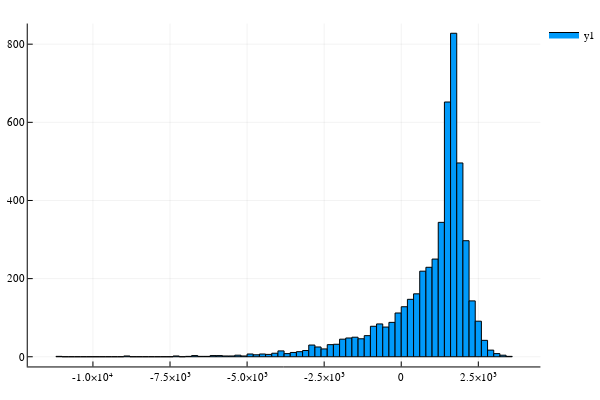

Notebook source saved alongside this figure:
### Code cell
# Strategy: invest the same amount every day, sell it when it hits cagr of 10%. or a maximum of 1000 days
function simulate()
    runs::Int = 5000
    wallets::Vector{Float64} = Vector{Float64}(undef, runs)
    
    rateThreshold::Float64 = .1; investDays::Int = 365*3; redeemDays::Int=365; days = investDays + redeemDays; 
    μ::Float64=.1; σ::Float64=.3; ll = FastList{Tuple{Int, Float64, Float64}}(investDays+redeemDays+1000);
    s::Union{Vector{Float64}, Nothing}=Vector{Float64}(undef, days); 
        ϕ::Union{Vector{Float64}, Nothing}=Vector{Float64}(undef, days); dist::Union{Normal{Float64}, Nothing}=Normal(0, 1);
    
    for run::Int in 1:runs
        s = weiner(days, μ, σ, s, ϕ, dist)
        wallets[run] = oneRun(rateThreshold, investDays, redeemDays,ll, s)
        reset!(ll)
    end
    histogram(wallets)
    
end

function oneRun(rateThreshold::Float64, investDays::Int, redeemDays::Int, ll::FastList{Tuple{Int, Float64, Float64}}, 
        s::Union{Vector{Float64}, Nothing}=nothing)
    days::Int = investDays+redeemDays
    amount::Int = 100
    
    minWallet = 0
    wallet::Float64 = 0
    for day::Int in 1:days
        for node in ll
            (d::Int, price::Float64, num::Float64) = node.data
            rate::Float64 = r(price, s[day], (day-d)/365.0)
            if rate > rateThreshold
                wallet += s[day]*num
                del(ll, node)
#                 daysToRedeem[d] = day-d
            end
        end
        if day <= investDays
            wallet -= amount
            push!(ll, (day, s[day], amount/s[day]))
        end
        minWallet = min(wallet, minWallet)
    end
    # dispose all the stocks
    for node in ll
        (d::Int, price::Float64, num::Float64) = node.data
        wallet += s[end]*num
    end
#     display(plot(fit(Histogram, daysToRedeem, 0:10)))
    return wallet
end
ll = FastList{Tuple{Int, Float64}}(4000)
# oneRun(0.1, 3, 3, .1, .2, ll)
@time simulate()

### Figure 1 — Plotly figure (JSON) as saved in the notebook; plotly's stock layout.template omitted (floating-point values rounded to 4 significant figures)
{"data": [{"fill": "tozeroy", "fillcolor": "rgba(0, 154, 250, 1.000)", "legendgroup": "y1", "line": {"color": "rgba(0, 0, 0, 1)", "dash": "solid", "width": 1}, "mode": "lines", "name": "y1", "showlegend": true, "type": "scatter", "x": [-11200, -11200, -11000, -11000, -11200, -11200], "xaxis": "x", "y": [1, 0, 0, 1, 1, 1], "yaxis": "y"}, {"fill": "tozeroy", "fillcolor": "rgba(0, 154, 250, 1.000)", "legendgroup": "y1", "line": {"color": "rgba(0, 0, 0, 1)", "dash": "solid", "width": 1}, "mode": "lines", "name": "y1", "showlegend": false, "type": "scatter", "x": [-11000, -11000, -10800, -10800, -11000, -11000], "xaxis": "x", "y": [0, 0, 0, 0, 0, 0], "yaxis": "y"}, {"fill": "tozeroy", "fillcolor": "rgba(0, 154, 250, 1.000)", "legendgroup": "y1", "line": {"color": "rgba(0, 0, 0, 1)", "dash": "solid", "width": 1}, "mode": "lines", "name": "y1", "showlegend": false, "type": "scatter", "x": [-10800, -10800, -10600, -10600, -10800, -10800], "xaxis": "x", "y": [0, 0, 0, 0, 0, 0], "yaxis": "y"}, {"fill": "tozeroy", "fillcolor": "rgba(0, 154, 250, 1.000)", "legendgroup": "y1", "line": {"color": "rgba(0, 0, 0, 1)", "dash": "solid", "width": 1}, "mode": "lines", "name": "y1", "showlegend": false, "type": "scatter", "x": [-10600, -10600, -10400, -10400, -10600, -10600], "xaxis": "x", "y": [0, 0, 0, 0, 0, 0], "yaxis": "y"}, {"fill": "tozeroy", "fillcolor": "rgba(0, 154, 250, 1.000)", "legendgroup": "y1", "line": {"color": "rgba(0, 0, 0, 1)", "dash": "solid", "width": 1}, "mode": "lines", "name": "y1", "showlegend": false, "type": "scatter", "x": [-10400, -10400, -10200, -10200, -10400, -10400], "xaxis": "x", "y": [0, 0, 0, 0, 0, 0], "yaxis": "y"}, {"fill": "tozeroy", "fillcolor": "rgba(0, 154, 250, 1.000)", "legendgroup": "y1", "line": {"color": "rgba(0, 0, 0, 1)", "dash": "solid", "width": 1}, "mode": "lines", "name": "y1", "showlegend": false, "type": "scatter", "x": [-10200, -10200, -10000, -10000, -10200, -10200], "xaxis": "x", "y": [0, 0, 0, 0, 0, 0], "yaxis": "y"}, {"fill": "tozeroy", "fillcolor": "rgba(0, 154, 250, 1.000)", "legendgroup": "y1", "line": {"color": "rgba(0, 0, 0, 1)", "dash": "solid", "width": 1}, "mode": "lines", "name": "y1", "showlegend": false, "type": "scatter", "x": [-10000, -10000, -9800, -9800, -10000, -10000], "xaxis": "x", "y": [0, 0, 0, 0, 0, 0], "yaxis": "y"}, {"fill": "tozeroy", "fillcolor": "rgba(0, 154, 250, 1.000)", "legendgroup": "y1", "line": {"color": "rgba(0, 0, 0, 1)", "dash": "solid", "width": 1}, "mode": "lines", "name": "y1", "showlegend": false, "type": "scatter", "x": [-9800, -9800, -9600, -9600, -9800, -9800], "xaxis": "x", "y": [0, 0, 0, 0, 0, 0], "yaxis": "y"}, {"fill": "tozeroy", "fillcolor": "rgba(0, 154, 250, 1.000)", "legendgroup": "y1", "line": {"color": "rgba(0, 0, 0, 1)", "dash": "solid", "width": 1}, "mode": "lines", "name": "y1", "showlegend": false, "type": "scatter", "x": [-9600, -9600, -9400, -9400, -9600, -9600], "xaxis": "x", "y": [0, 0, 0, 0, 0, 0], "yaxis": "y"}, {"fill": "tozeroy", "fillcolor": "rgba(0, 154, 250, 1.000)", "legendgroup": "y1", "line": {"color": "rgba(0, 0, 0, 1)", "dash": "solid", "width": 1}, "mode": "lines", "name": "y1", "showlegend": false, "type": "scatter", "x": [-9400, -9400, -9200, -9200, -9400, -9400], "xaxis": "x", "y": [0, 0, 0, 0, 0, 0], "yaxis": "y"}, {"fill": "tozeroy", "fillcolor": "rgba(0, 154, 250, 1.000)", "legendgroup": "y1", "line": {"color": "rgba(0, 0, 0, 1)", "dash": "solid", "width": 1}, "mode": "lines", "name": "y1", "showlegend": false, "type": "scatter", "x": [-9200, -9200, -9000, -9000, -9200, -9200], "xaxis": "x", "y": [0, 0, 0, 0, 0, 0], "yaxis": "y"}, {"fill": "tozeroy", "fillcolor": "rgba(0, 154, 250, 1.000)", "legendgroup": "y1", "line": {"color": "rgba(0, 0, 0, 1)", "dash": "solid", "width": 1}, "mode": "lines", "name": "y1", "showlegend": false, "type": "scatter", "x": [-9000, -9000, -8800, -8800, -9000, -9000], "xaxis": "x", "y": [2, 0, 0, 2, 2, 2], "yaxis": "y"}, {"fill": "tozeroy", "fillcolor": "rgba(0, 154, 250, 1.000)", "legendgroup": "y1", "line": {"color": "rgba(0, 0, 0, 1)", "dash": "solid", "width": 1}, "mode": "lines", "name": "y1", "showlegend": false, "type": "scatter", "x": [-8800, -8800, -8600, -8600, -8800, -8800], "xaxis": "x", "y": [0, 0, 0, 0, 0, 0], "yaxis": "y"}, {"fill": "tozeroy", "fillcolor": "rgba(0, 154, 250, 1.000)", "legendgroup": "y1", "line": {"color": "rgba(0, 0, 0, 1)", "dash": "solid", "width": 1}, "mode": "lines", "name": "y1", "showlegend": false, "type": "scatter", "x": [-8600, -8600, -8400, -8400, -8600, -8600], "xaxis": "x", "y": [0, 0, 0, 0, 0, 0], "yaxis": "y"}, {"fill": "tozeroy", "fillcolor": "rgba(0, 154, 250, 1.000)", "legendgroup": "y1", "line": {"color": "rgba(0, 0, 0, 1)", "dash": "solid", "width": 1}, "mode": "lines", "name": "y1", "showlegend": false, "type": "scatter", "x": [-8400, -8400, -8200, -8200, -8400, -8400], "xaxis": "x", "y": [0, 0, 0, 0, 0, 0], "yaxis": "y"}, {"fill": "tozeroy", "fillcolor": "rgba(0, 154, 250, 1.000)", "legendgroup": "y1", "line": {"color": "rgba(0, 0, 0, 1)", "dash": "solid", "width": 1}, "mode": "lines", "name": "y1", "showlegend": false, "type": "scatter", "x": [-8200, -8200, -8000, -8000, -8200, -8200], "xaxis": "x", "y": [0, 0, 0, 0, 0, 0], "yaxis": "y"}, {"fill": "tozeroy", "fillcolor": "rgba(0, 154, 250, 1.000)", "legendgroup": "y1", "line": {"color": "rgba(0, 0, 0, 1)", "dash": "solid", "width": 1}, "mode": "lines", "name": "y1", "showlegend": false, "type": "scatter", "x": [-8000, -8000, -7800, -7800, -8000, -8000], "xaxis": "x", "y": [0, 0, 0, 0, 0, 0], "yaxis": "y"}, {"fill": "tozeroy", "fillcolor": "rgba(0, 154, 250, 1.000)", "legendgroup": "y1", "line": {"color": "rgba(0, 0, 0, 1)", "dash": "solid", "width": 1}, "mode": "lines", "name": "y1", "showlegend": false, "type": "scatter", "x": [-7800, -7800, -7600, -7600, -7800, -7800], "xaxis": "x", "y": [0, 0, 0, 0, 0, 0], "yaxis": "y"}, {"fill": "tozeroy", "fillcolor": "rgba(0, 154, 250, 1.000)", "legendgroup": "y1", "line": {"color": "rgba(0, 0, 0, 1)", "dash": "solid", "width": 1}, "mode": "lines", "name": "y1", "showlegend": false, "type": "scatter", "x": [-7600, -7600, -7400, -7400, -7600, -7600], "xaxis": "x", "y": [0, 0, 0, 0, 0, 0], "yaxis": "y"}, {"fill": "tozeroy", "fillcolor": "rgba(0, 154, 250, 1.000)", "legendgroup": "y1", "line": {"color": "rgba(0, 0, 0, 1)", "dash": "solid", "width": 1}, "mode": "lines", "name": "y1", "showlegend": false, "type": "scatter", "x": [-7400, -7400, -7200, -7200, -7400, -7400], "xaxis": "x", "y": [2, 0, 0, 2, 2, 2], "yaxis": "y"}, {"fill": "tozeroy", "fillcolor": "rgba(0, 154, 250, 1.000)", "legendgroup": "y1", "line": {"color": "rgba(0, 0, 0, 1)", "dash": "solid", "width": 1}, "mode": "lines", "name": "y1", "showlegend": false, "type": "scatter", "x": [-7200, -7200, -7000, -7000, -7200, -7200], "xaxis": "x", "y": [0, 0, 0, 0, 0, 0], "yaxis": "y"}, {"fill": "tozeroy", "fillcolor": "rgba(0, 154, 250, 1.000)", "legendgroup": "y1", "line": {"color": "rgba(0, 0, 0, 1)", "dash": "solid", "width": 1}, "mode": "lines", "name": "y1", "showlegend": false, "type": "scatter", "x": [-7000, -7000, -6800, -6800, -7000, -7000], "xaxis": "x", "y": [1, 0, 0, 1, 1, 1], "yaxis": "y"}, {"fill": "tozeroy", "fillcolor": "rgba(0, 154, 250, 1.000)", "legendgroup": "y1", "line": {"color": "rgba(0, 0, 0, 1)", "dash": "solid", "width": 1}, "mode": "lines", "name": "y1", "showlegend": false, "type": "scatter", "x": [-6800, -6800, -6600, -6600, -6800, -6800], "xaxis": "x", "y": [3, 0, 0, 3, 3, 3], "yaxis": "y"}, {"fill": "tozeroy", "fillcolor": "rgba(0, 154, 250, 1.000)", "legendgroup": "y1", "line": {"color": "rgba(0, 0, 0, 1)", "dash": "solid", "width": 1}, "mode": "lines", "name": "y1", "showlegend": false, "type": "scatter", "x": [-6600, -6600, -6400, -6400, -6600, -6600], "xaxis": "x", "y": [1, 0, 0, 1, 1, 1], "yaxis": "y"}, {"fill": "tozeroy", "fillcolor": "rgba(0, 154, 250, 1.000)", "legendgroup": "y1", "line": {"color": "rgba(0, 0, 0, 1)", "dash": "solid", "width": 1}, "mode": "lines", "name": "y1", "showlegend": false, "type": "scatter", "x": [-6400, -6400, -6200, -6200, -6400, -6400], "xaxis": "x", "y": [1, 0, 0, 1, 1, 1], "yaxis": "y"}, {"fill": "tozeroy", "fillcolor": "rgba(0, 154, 250, 1.000)", "legendgroup": "y1", "line": {"color": "rgba(0, 0, 0, 1)", "dash": "solid", "width": 1}, "mode": "lines", "name": "y1", "showlegend": false, "type": "scatter", "x": [-6200, -6200, -6000, -6000, -6200, -6200], "xaxis": "x", "y": [3, 0, 0, 3, 3, 3], "yaxis": "y"}, {"fill": "tozeroy", "fillcolor": "rgba(0, 154, 250, 1.000)", "legendgroup": "y1", "line": {"color": "rgba(0, 0, 0, 1)", "dash": "solid", "width": 1}, "mode": "lines", "name": "y1", "showlegend": false, "type": "scatter", "x": [-6000, -6000, -5800, -5800, -6000, -6000], "xaxis": "x", "y": [3, 0, 0, 3, 3, 3], "yaxis": "y"}, {"fill": "tozeroy", "fillcolor": "rgba(0, 154, 250, 1.000)", "legendgroup": "y1", "line": {"color": "rgba(0, 0, 0, 1)", "dash": "solid", "width": 1}, "mode": "lines", "name": "y1", "showlegend": false, "type": "scatter", "x": [-5800, -5800, -5600, -5600, -5800, -5800], "xaxis": "x", "y": [2, 0, 0, 2, 2, 2], "yaxis": "y"}, {"fill": "tozeroy", "fillcolor": "rgba(0, 154, 250, 1.000)", "legendgroup": "y1", "line": {"color": "rgba(0, 0, 0, 1)", "dash": "solid", "width": 1}, "mode": "lines", "name": "y1", "showlegend": false, "type": "scatter", "x": [-5600, -5600, -5400, -5400, -5600, -5600], "xaxis": "x", "y": [2, 0, 0, 2, 2, 2], "yaxis": "y"}, {"fill": "tozeroy", "fillcolor": "rgba(0, 154, 250, 1.000)", "legendgroup": "y1", "line": {"color": "rgba(0, 0, 0, 1)", "dash": "solid", "width": 1}, "mode": "lines", "name": "y1", "showlegend": false, "type": "scatter", "x": [-5400, -5400, -5200, -5200, -5400, -5400], "xaxis": "x", "y": [4, 0, 0, 4, 4, 4], "yaxis": "y"}, {"fill": "tozeroy", "fillcolor": "rgba(0, 154, 250, 1.000)", "legendgroup": "y1", "line": {"color": "rgba(0, 0, 0, 1)", "dash": "solid", "width": 1}, "mode": "lines", "name": "y1", "showlegend": false, "type": "scatter", "x": [-5200, -5200, -5000, -5000, -5200, -5200], "xaxis": "x", "y": [2, 0, 0, 2, 2, 2], "yaxis": "y"}, {"fill": "tozeroy", "fillcolor": "rgba(0, 154, 250, 1.000)", "legendgroup": "y1", "line": {"color": "rgba(0, 0, 0, 1)", "dash": "solid", "width": 1}, "mode": "lines", "name": "y1", "showlegend": false, "type": "scatter", "x": [-5000, -5000, -4800, -4800, -5000, -5000], "xaxis": "x", "y": [7, 0, 0, 7, 7, 7], "yaxis": "y"}, {"fill": "tozeroy", "fillcolor": "rgba(0, 154, 250, 1.000)", "legendgroup": "y1", "line": {"color": "rgba(0, 0, 0, 1)", "dash": "solid", "width": 1}, "mode": "lines", "name": "y1", "showlegend": false, "type": "scatter", "x": [-4800, -4800, -4600, -4600, -4800, -4800], "xaxis": "x", "y": [5, 0, 0, 5, 5, 5], "yaxis": "y"}, {"fill": "tozeroy", "fillcolor": "rgba(0, 154, 250, 1.000)", "legendgroup": "y1", "line": {"color": "rgba(0, 0, 0, 1)", "dash": "solid", "width": 1}, "mode": "lines", "name": "y1", "showlegend": false, "type": "scatter", "x": [-4600, -4600, -4400, -4400, -4600, -4600], "xaxis": "x", "y": [7, 0, 0, 7, 7, 7], "yaxis": "y"}, {"fill": "tozeroy", "fillcolor": "rgba(0, 154, 250, 1.000)", "legendgroup": "y1", "line": {"color": "rgba(0, 0, 0, 1)", "dash": "solid", "width": 1}, "mode": "lines", "name": "y1", "showlegend": false, "type": "scatter", "x": [-4400, -4400, -4200, -4200, -4400, -4400], "xaxis": "x", "y": [6, 0, 0, 6, 6, 6], "yaxis": "y"}, {"fill": "tozeroy", "fillcolor": "rgba(0, 154, 250, 1.000)", "legendgroup": "y1", "line": {"color": "rgba(0, 0, 0, 1)", "dash": "solid", "width": 1}, "mode": "lines", "name": "y1", "showlegend": false, "type": "scatter", "x": [-4200, -4200, -4000, -4000, -4200, -4200], "xaxis": "x", "y": [9, 0, 0, 9, 9, 9], "yaxis": "y"}, {"fill": "tozeroy", "fillcolor": "rgba(0, 154, 250, 1.000)", "legendgroup": "y1", "line": {"color": "rgba(0, 0, 0, 1)", "dash": "solid", "width": 1}, "mode": "lines", "name": "y1", "showlegend": false, "type": "scatter", "x": [-4000, -4000, -3800, -3800, -4000, -4000], "xaxis": "x", "y": [15, 0, 0, 15, 15, 15], "yaxis": "y"}, {"fill": "tozeroy", "fillcolor": "rgba(0, 154, 250, 1.000)", "legendgroup": "y1", "line": {"color": "rgba(0, 0, 0, 1)", "dash": "solid", "width": 1}, "mode": "lines", "name": "y1", "showlegend": false, "type": "scatter", "x": [-3800, -3800, -3600, -3600, -3800, -3800], "xaxis": "x", "y": [8, 0, 0, 8, 8, 8], "yaxis": "y"}, {"fill": "tozeroy", "fillcolor": "rgba(0, 154, 250, 1.000)", "legendgroup": "y1", "line": {"color": "rgba(0, 0, 0, 1)", "dash": "solid", "width": 1}, "mode": "lines", "name": "y1", "showlegend": false, "type": "scatter", "x": [-3600, -3600, -3400, -3400, -3600, -3600], "xaxis": "x", "y": [11, 0, 0, 11, 11, 11], "yaxis": "y"}, {"fill": "tozeroy", "fillcolor": "rgba(0, 154, 250, 1.000)", "legendgroup": "y1", "line": {"color": "rgba(0, 0, 0, 1)", "dash": "solid", "width": 1}, "mode": "lines", "name": "y1", "showlegend": false, "type": "scatter", "x": [-3400, -3400, -3200, -3200, -3400, -3400], "xaxis": "x", "y": [13, 0, 0, 13, 13, 13], "yaxis": "y"}, {"fill": "tozeroy", "fillcolor": "rgba(0, 154, 250, 1.000)", "legendgroup": "y1", "line": {"color": "rgba(0, 0, 0, 1)", "dash": "solid", "width": 1}, "mode": "lines", "name": "y1", "showlegend": false, "type": "scatter", "x": [-3200, -3200, -3000, -3000, -3200, -3200], "xaxis": "x", "y": [16, 0, 0, 16, 16, 16], "yaxis": "y"}, {"fill": "tozeroy", "fillcolor": "rgba(0, 154, 250, 1.000)", "legendgroup": "y1", "line": {"color": "rgba(0, 0, 0, 1)", "dash": "solid", "width": 1}, "mode": "lines", "name": "y1", "showlegend": false, "type": "scatter", "x": [-3000, -3000, -2800, -2800, -3000, -3000], "xaxis": "x", "y": [30, 0, 0, 30, 30, 30], "yaxis": "y"}, {"fill": "tozeroy", "fillcolor": "rgba(0, 154, 250, 1.000)", "legendgroup": "y1", "line": {"color": "rgba(0, 0, 0, 1)", "dash": "solid", "width": 1}, "mode": "lines", "name": "y1", "showlegend": false, "type": "scatter", "x": [-2800, -2800, -2600, -2600, -2800, -2800], "xaxis": "x", "y": [25, 0, 0, 25, 25, 25], "yaxis": "y"}, {"fill": "tozeroy", "fillcolor": "rgba(0, 154, 250, 1.000)", "legendgroup": "y1", "line": {"color": "rgba(0, 0, 0, 1)", "dash": "solid", "width": 1}, "mode": "lines", "name": "y1", "showlegend": false, "type": "scatter", "x": [-2600, -2600, -2400, -2400, -2600, -2600], "xaxis": "x", "y": [20, 0, 0, 20, 20, 20], "yaxis": "y"}, {"fill": "tozeroy", "fillcolor": "rgba(0, 154, 250, 1.000)", "legendgroup": "y1", "line": {"color": "rgba(0, 0, 0, 1)", "dash": "solid", "width": 1}, "mode": "lines", "name": "y1", "showlegend": false, "type": "scatter", "x": [-2400, -2400, -2200, -2200, -2400, -2400], "xaxis": "x", "y": [31, 0, 0, 31, 31, 31], "yaxis": "y"}, {"fill": "tozeroy", "fillcolor": "rgba(0, 154, 250, 1.000)", "legendgroup": "y1", "line": {"color": "rgba(0, 0, 0, 1)", "dash": "solid", "width": 1}, "mode": "lines", "name": "y1", "showlegend": false, "type": "scatter", "x": [-2200, -2200, -2000, -2000, -2200, -2200], "xaxis": "x", "y": [32, 0, 0, 32, 32, 32], "yaxis": "y"}, {"fill": "tozeroy", "fillcolor": "rgba(0, 154, 250, 1.000)", "legendgroup": "y1", "line": {"color": "rgba(0, 0, 0, 1)", "dash": "solid", "width": 1}, "mode": "lines", "name": "y1", "showlegend": false, "type": "scatter", "x": [-2000, -2000, -1800, -1800, -2000, -2000], "xaxis": "x", "y": [45, 0, 0, 45, 45, 45], "yaxis": "y"}, {"fill": "tozeroy", "fillcolor": "rgba(0, 154, 250, 1.000)", "legendgroup": "y1", "line": {"color": "rgba(0, 0, 0, 1)", "dash": "solid", "width": 1}, "mode": "lines", "name": "y1", "showlegend": false, "type": "scatter", "x": [-1800, -1800, -1600, -1600, -1800, -1800], "xaxis": "x", "y": [48, 0, 0, 48, 48, 48], "yaxis": "y"}, {"fill": "tozeroy", "fillcolor": "rgba(0, 154, 250, 1.000)", "legendgroup": "y1", "line": {"color": "rgba(0, 0, 0, 1)", "dash": "solid", "width": 1}, "mode": "lines", "name": "y1", "showlegend": false, "type": "scatter", "x": [-1600, -1600, -1400, -1400, -1600, -1600], "xaxis": "x", "y": [50, 0, 0, 50, 50, 50], "yaxis": "y"}, {"fill": "tozeroy", "fillcolor": "rgba(0, 154, 250, 1.000)", "legendgroup": "y1", "line": {"color": "rgba(0, 0, 0, 1)", "dash": "solid", "width": 1}, "mode": "lines", "name": "y1", "showlegend": false, "type": "scatter", "x": [-1400, -1400, -1200, -1200, -1400, -1400], "xaxis": "x", "y": [46, 0, 0, 46, 46, 46], "yaxis": "y"}, {"fill": "tozeroy", "fillcolor": "rgba(0, 154, 250, 1.000)", "legendgroup": "y1", "line": {"color": "rgba(0, 0, 0, 1)", "dash": "solid", "width": 1}, "mode": "lines", "name": "y1", "showlegend": false, "type": "scatter", "x": [-1200, -1200, -1000, -1000, -1200, -1200], "xaxis": "x", "y": [54, 0, 0, 54, 54, 54], "yaxis": "y"}, {"fill": "tozeroy", "fillcolor": "rgba(0, 154, 250, 1.000)", "legendgroup": "y1", "line": {"color": "rgba(0, 0, 0, 1)", "dash": "solid", "width": 1}, "mode": "lines", "name": "y1", "showlegend": false, "type": "scatter", "x": [-1000, -1000, -800, -800, -1000, -1000], "xaxis": "x", "y": [78, 0, 0, 78, 78, 78], "yaxis": "y"}, {"fill": "tozeroy", "fillcolor": "rgba(0, 154, 250, 1.000)", "legendgroup": "y1", "line": {"color": "rgba(0, 0, 0, 1)", "dash": "solid", "width": 1}, "mode": "lines", "name": "y1", "showlegend": false, "type": "scatter", "x": [-800, -800, -600, -600, -800, -800], "xaxis": "x", "y": [84, 0, 0, 84, 84, 84], "yaxis": "y"}, {"fill": "tozeroy", "fillcolor": "rgba(0, 154, 250, 1.000)", "legendgroup": "y1", "line": {"color": "rgba(0, 0, 0, 1)", "dash": "solid", "width": 1}, "mode": "lines", "name": "y1", "showlegend": false, "type": "scatter", "x": [-600, -600, -400, -400, -600, -600], "xaxis": "x", "y": [76, 0, 0, 76, 76, 76], "yaxis": "y"}, {"fill": "tozeroy", "fillcolor": "rgba(0, 154, 250, 1.000)", "legendgroup": "y1", "line": {"color": "rgba(0, 0, 0, 1)", "dash": "solid", "width": 1}, "mode": "lines", "name": "y1", "showlegend": false, "type": "scatter", "x": [-400, -400, -200, -200, -400, -400], "xaxis": "x", "y": [88, 0, 0, 88, 88, 88], "yaxis": "y"}, {"fill": "tozeroy", "fillcolor": "rgba(0, 154, 250, 1.000)", "legendgroup": "y1", "line": {"color": "rgba(0, 0, 0, 1)", "dash": "solid", "width": 1}, "mode": "lines", "name": "y1", "showlegend": false, "type": "scatter", "x": [-200, -200, 0, 0, -200, -200], "xaxis": "x", "y": [112, 0, 0, 112, 112, 112], "yaxis": "y"}, {"fill": "tozeroy", "fillcolor": "rgba(0, 154, 250, 1.000)", "legendgroup": "y1", "line": {"color": "rgba(0, 0, 0, 1)", "dash": "solid", "width": 1}, "mode": "lines", "name": "y1", "showlegend": false, "type": "scatter", "x": [0, 0, 200, 200, 0, 0], "xaxis": "x", "y": [128, 0, 0, 128, 128, 128], "yaxis": "y"}, {"fill": "tozeroy", "fillcolor": "rgba(0, 154, 250, 1.000)", "legendgroup": "y1", "line": {"color": "rgba(0, 0, 0, 1)", "dash": "solid", "width": 1}, "mode": "lines", "name": "y1", "showlegend": false, "type": "scatter", "x": [200, 200, 400, 400, 200, 200], "xaxis": "x", "y": [147, 0, 0, 147, 147, 147], "yaxis": "y"}, {"fill": "tozeroy", "fillcolor": "rgba(0, 154, 250, 1.000)", "legendgroup": "y1", "line": {"color": "rgba(0, 0, 0, 1)", "dash": "solid", "width": 1}, "mode": "lines", "name": "y1", "showlegend": false, "type": "scatter", "x": [400, 400, 600, 600, 400, 400], "xaxis": "x", "y": [161, 0, 0, 161, 161, 161], "yaxis": "y"}, {"fill": "tozeroy", "fillcolor": "rgba(0, 154, 250, 1.000)", "legendgroup": "y1", "line": {"color": "rgba(0, 0, 0, 1)", "dash": "solid", "width": 1}, "mode": "lines", "name": "y1", "showlegend": false, "type": "scatter", "x": [600, 600, 800, 800, 600, 600], "xaxis": "x", "y": [219, 0, 0, 219, 219, 219], "yaxis": "y"}, {"fill": "tozeroy", "fillcolor": "rgba(0, 154, 250, 1.000)", "legendgroup": "y1", "line": {"color": "rgba(0, 0, 0, 1)", "dash": "solid", "width": 1}, "mode": "lines", "name": "y1", "showlegend": false, "type": "scatter", "x": [800, 800, 1000, 1000, 800, 800], "xaxis": "x", "y": [229, 0, 0, 229, 229, 229], "yaxis": "y"}, {"fill": "tozeroy", "fillcolor": "rgba(0, 154, 250, 1.000)", "legendgroup": "y1", "line": {"color": "rgba(0, 0, 0, 1)", "dash": "solid", "width": 1}, "mode": "lines", "name": "y1", "showlegend": false, "type": "scatter", "x": [1000, 1000, 1200, 1200, 1000, 1000], "xaxis": "x", "y": [250, 0, 0, 250, 250, 250], "yaxis": "y"}, {"fill": "tozeroy", "fillcolor": "rgba(0, 154, 250, 1.000)", "legendgroup": "y1", "line": {"color": "rgba(0, 0, 0, 1)", "dash": "solid", "width": 1}, "mode": "lines", "name": "y1", "showlegend": false, "type": "scatter", "x": [1200, 1200, 1400, 1400, 1200, 1200], "xaxis": "x", "y": [344, 0, 0, 344, 344, 344], "yaxis": "y"}, {"fill": "tozeroy", "fillcolor": "rgba(0, 154, 250, 1.000)", "legendgroup": "y1", "line": {"color": "rgba(0, 0, 0, 1)", "dash": "solid", "width": 1}, "mode": "lines", "name": "y1", "showlegend": false, "type": "scatter", "x": [1400, 1400, 1600, 1600, 1400, 1400], "xaxis": "x", "y": [652, 0, 0, 652, 652, 652], "yaxis": "y"}, {"fill": "tozeroy", "fillcolor": "rgba(0, 154, 250, 1.000)", "legendgroup": "y1", "line": {"color": "rgba(0, 0, 0, 1)", "dash": "solid", "width": 1}, "mode": "lines", "name": "y1", "showlegend": false, "type": "scatter", "x": [1600, 1600, 1800, 1800, 1600, 1600], "xaxis": "x", "y": [828, 0, 0, 828, 828, 828], "yaxis": "y"}, {"fill": "tozeroy", "fillcolor": "rgba(0, 154, 250, 1.000)", "legendgroup": "y1", "line": {"color": "rgba(0, 0, 0, 1)", "dash": "solid", "width": 1}, "mode": "lines", "name": "y1", "showlegend": false, "type": "scatter", "x": [1800, 1800, 2000, 2000, 1800, 1800], "xaxis": "x", "y": [496, 0, 0, 496, 496, 496], "yaxis": "y"}, {"fill": "tozeroy", "fillcolor": "rgba(0, 154, 250, 1.000)", "legendgroup": "y1", "line": {"color": "rgba(0, 0, 0, 1)", "dash": "solid", "width": 1}, "mode": "lines", "name": "y1", "showlegend": false, "type": "scatter", "x": [2000, 2000, 2200, 2200, 2000, 2000], "xaxis": "x", "y": [297, 0, 0, 297, 297, 297], "yaxis": "y"}, {"fill": "tozeroy", "fillcolor": "rgba(0, 154, 250, 1.000)", "legendgroup": "y1", "line": {"color": "rgba(0, 0, 0, 1)", "dash": "solid", "width": 1}, "mode": "lines", "name": "y1", "showlegend": false, "type": "scatter", "x": [2200, 2200, 2400, 2400, 2200, 2200], "xaxis": "x", "y": [143, 0, 0, 143, 143, 143], "yaxis": "y"}, {"fill": "tozeroy", "fillcolor": "rgba(0, 154, 250, 1.000)", "legendgroup": "y1", "line": {"color": "rgba(0, 0, 0, 1)", "dash": "solid", "width": 1}, "mode": "lines", "name": "y1", "showlegend": false, "type": "scatter", "x": [2400, 2400, 2600, 2600, 2400, 2400], "xaxis": "x", "y": [91, 0, 0, 91, 91, 91], "yaxis": "y"}, {"fill": "tozeroy", "fillcolor": "rgba(0, 154, 250, 1.000)", "legendgroup": "y1", "line": {"color": "rgba(0, 0, 0, 1)", "dash": "solid", "width": 1}, "mode": "lines", "name": "y1", "showlegend": false, "type": "scatter", "x": [2600, 2600, 2800, 2800, 2600, 2600], "xaxis": "x", "y": [42, 0, 0, 42, 42, 42], "yaxis": "y"}, {"fill": "tozeroy", "fillcolor": "rgba(0, 154, 250, 1.000)", "legendgroup": "y1", "line": {"color": "rgba(0, 0, 0, 1)", "dash": "solid", "width": 1}, "mode": "lines", "name": "y1", "showlegend": false, "type": "scatter", "x": [2800, 2800, 3000, 3000, 2800, 2800], "xaxis": "x", "y": [17, 0, 0, 17, 17, 17], "yaxis": "y"}, {"fill": "tozeroy", "fillcolor": "rgba(0, 154, 250, 1.000)", "legendgroup": "y1", "line": {"color": "rgba(0, 0, 0, 1)", "dash": "solid", "width": 1}, "mode": "lines", "name": "y1", "showlegend": false, "type": "scatter", "x": [3000, 3000, 3200, 3200, 3000, 3000], "xaxis": "x", "y": [8, 0, 0, 8, 8, 8], "yaxis": "y"}, {"fill": "tozeroy", "fillcolor": "rgba(0, 154, 250, 1.000)", "legendgroup": "y1", "line": {"color": "rgba(0, 0, 0, 1)", "dash": "solid", "width": 1}, "mode": "lines", "name": "y1", "showlegend": false, "type": "scatter", "x": [3200, 3200, 3400, 3400, 3200, 3200], "xaxis": "x", "y": [4, 0, 0, 4, 4, 4], "yaxis": "y"}, {"fill": "tozeroy", "fillcolor": "rgba(0, 154, 250, 1.000)", "legendgroup": "y1", "line": {"color": "rgba(0, 0, 0, 1)", "dash": "solid", "width": 1}, "mode": "lines", "name": "y1", "showlegend": false, "type": "scatter", "x": [3400, 3400, 3600, 3600, 3400, 3400], "xaxis": "x", "y": [1, 0, 0, 1, 1, 1], "yaxis": "y"}], "layout": {"annotations": [], "height": 400, "legend": {"bgcolor": "rgba(255, 255, 255, 1.000)", "bordercolor": "rgba(0, 0, 0, 1)", "font": {"color": "rgba(0, 0, 0, 1)", "family": "sans-serif", "size": 11}, "tracegroupgap": 0, "x": 1, "y": 1}, "margin": {"b": 20, "l": 0, "r": 0, "t": 20}, "paper_bgcolor": "rgba(255, 255, 255, 1.000)", "plot_bgcolor": "rgba(255, 255, 255, 1.000)", "showlegend": true, "width": 600, "xaxis": {"anchor": "y", "domain": [0.05101, 0.9934], "gridcolor": "rgba(0, 0, 0, 0.1)", "gridwidth": 0.5, "linecolor": "rgba(0, 0, 0, 1)", "mirror": false, "range": [-12110.0, 4515.0], "showgrid": true, "showline": true, "showticklabels": true, "tickangle": 0, "tickcolor": "rgb(0, 0, 0)", "tickfont": {"color": "rgba(0, 0, 0, 1)", "family": "sans-serif", "size": 11}, "tickmode": "array", "ticks": "inside", "ticktext": ["-1.0×10⁴", "-7.5×10³", "-5.0×10³", "-2.5×10³", "0", "2.5×10³"], "tickvals": [-10000, -7500, -5000, -2500, 0, 2500], "title": {"font": {"color": "rgba(0, 0, 0, 1)", "family": "sans-serif", "size": 15}, "text": ""}, "type": "linear", "visible": true, "zeroline": false, "zerolinecolor": "rgba(0, 0, 0, 1)"}, "yaxis": {"anchor": "x", "domain": [0.03762, 0.9902], "gridcolor": "rgba(0, 0, 0, 0.1)", "gridwidth": 0.5, "linecolor": "rgba(0, 0, 0, 1)", "mirror": false, "range": [-24.84, 852.8], "showgrid": true, "showline": true, "showticklabels": true, "tickangle": 0, "tickcolor": "rgb(0, 0, 0)", "tickfont": {"color": "rgba(0, 0, 0, 1)", "family": "sans-serif", "size": 11}, "tickmode": "array", "ticks": "inside", "ticktext": ["0", "200", "400", "600", "800"], "tickvals": [0, 200, 400, 600, 800], "title": {"font": {"color": "rgba(0, 0, 0, 1)", "family": "sans-serif", "size": 15}, "text": ""}, "type": "linear", "visible": true, "zeroline": false, "zerolinecolor": "rgba(0, 0, 0, 1)"}}}
